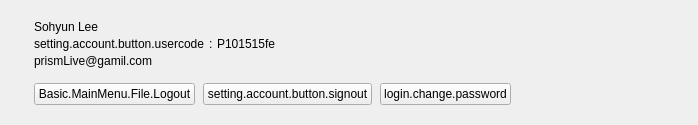
<?xml version="1.0" encoding="UTF-8"?>
<ui version="4.0">
 <class>PLSSettingGeneralView</class>
 <widget class="QWidget" name="PLSSettingGeneralView">
  <property name="geometry">
   <rect>
    <x>0</x>
    <y>0</y>
    <width>698</width>
    <height>125</height>
   </rect>
  </property>
  <property name="windowTitle">
   <string>PLSSettingGeneralView</string>
  </property>
  <layout class="QHBoxLayout" name="horizontalLayout_3">
   <property name="spacing">
    <number>0</number>
   </property>
   <property name="leftMargin">
    <number>0</number>
   </property>
   <property name="topMargin">
    <number>0</number>
   </property>
   <property name="rightMargin">
    <number>0</number>
   </property>
   <property name="bottomMargin">
    <number>0</number>
   </property>
   <item>
    <layout class="QVBoxLayout" name="verticalLayout">
     <property name="spacing">
      <number>0</number>
     </property>
     <item>
      <widget class="PLSComplexHeaderIcon" name="userIconLabel">
       <property name="text">
        <string/>
       </property>
       <property name="scaledContents">
        <bool>false</bool>
       </property>
      </widget>
     </item>
    </layout>
   </item>
   <item>
    <layout class="QVBoxLayout" name="verticalLayout_3">
     <property name="spacing">
      <number>0</number>
     </property>
     <property name="leftMargin">
      <number>27</number>
     </property>
     <property name="topMargin">
      <number>0</number>
     </property>
     <property name="rightMargin">
      <number>0</number>
     </property>
     <property name="bottomMargin">
      <number>0</number>
     </property>
     <item>
      <spacer name="verticalSpacer_2">
       <property name="orientation">
        <enum>Qt::Vertical</enum>
       </property>
       <property name="sizeHint" stdset="0">
        <size>
         <width>20</width>
         <height>40</height>
        </size>
       </property>
      </spacer>
     </item>
     <item>
      <widget class="QLabel" name="nickName">
       <property name="text">
        <string>Sohyun Lee</string>
       </property>
      </widget>
     </item>
     <item>
      <layout class="QHBoxLayout" name="horizontalLayout">
       <property name="spacing">
        <number>4</number>
       </property>
       <item alignment="Qt::AlignLeft">
        <widget class="QLabel" name="label_3">
         <property name="text">
          <string>setting.account.button.usercode</string>
         </property>
        </widget>
       </item>
       <item alignment="Qt::AlignLeft">
        <widget class="QLabel" name="label_6">
         <property name="text">
          <string>:</string>
         </property>
        </widget>
       </item>
       <item alignment="Qt::AlignLeft">
        <widget class="QLabel" name="userCode">
         <property name="text">
          <string>P101515fe</string>
         </property>
        </widget>
       </item>
       <item>
        <spacer name="horizontalSpacer">
         <property name="orientation">
          <enum>Qt::Horizontal</enum>
         </property>
         <property name="sizeHint" stdset="0">
          <size>
           <width>40</width>
           <height>20</height>
          </size>
         </property>
        </spacer>
       </item>
      </layout>
     </item>
     <item>
      <widget class="QLabel" name="email">
       <property name="text">
        <string>prismLive@gamil.com</string>
       </property>
      </widget>
     </item>
     <item>
      <layout class="QHBoxLayout" name="horizontalLayout_2">
       <property name="spacing">
        <number>8</number>
       </property>
       <property name="topMargin">
        <number>15</number>
       </property>
       <property name="rightMargin">
        <number>0</number>
       </property>
       <item>
        <widget class="QPushButton" name="pushButton_logout">
         <property name="text">
          <string>Basic.MainMenu.File.Logout</string>
         </property>
        </widget>
       </item>
       <item>
        <widget class="QPushButton" name="pushButton_del_account">
         <property name="text">
          <string>setting.account.button.signout</string>
         </property>
        </widget>
       </item>
       <item>
        <widget class="QPushButton" name="pushButton_change_pwd">
         <property name="text">
          <string>login.change.password</string>
         </property>
        </widget>
       </item>
       <item>
        <spacer name="horizontalSpacer_2">
         <property name="orientation">
          <enum>Qt::Horizontal</enum>
         </property>
         <property name="sizeHint" stdset="0">
          <size>
           <width>40</width>
           <height>20</height>
          </size>
         </property>
        </spacer>
       </item>
      </layout>
     </item>
     <item>
      <spacer name="verticalSpacer">
       <property name="orientation">
        <enum>Qt::Vertical</enum>
       </property>
       <property name="sizeHint" stdset="0">
        <size>
         <width>20</width>
         <height>40</height>
        </size>
       </property>
      </spacer>
     </item>
    </layout>
   </item>
  </layout>
 </widget>
 <layoutdefault spacing="6" margin="11"/>
 <customwidgets>
  <customwidget>
   <class>PLSComplexHeaderIcon</class>
   <extends>QLabel</extends>
   <header>pls-complex-header-icon.hpp</header>
  </customwidget>
 </customwidgets>
 <resources/>
 <connections/>
</ui>
